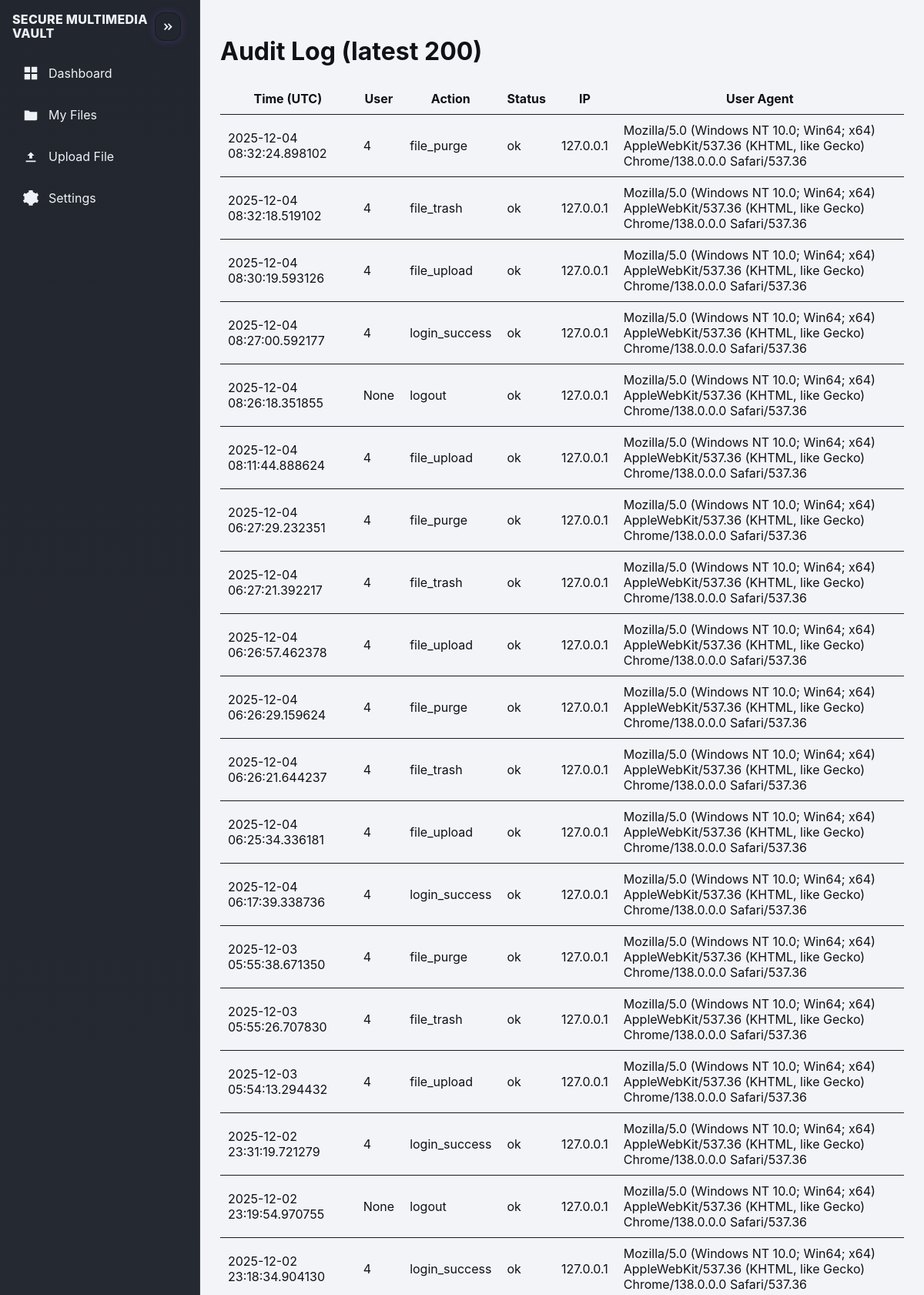
The app's page /audit/ (signed in, upper part) with its own data.
### smv/models.py (models this page shows)
class Audit(db.Model):
    id = db.Column(db.Integer, primary_key=True)
    user_id = db.Column(db.Integer)
    action = db.Column(db.String(40))
    status = db.Column(db.String(20), default="ok")
    resource_id = db.Column(db.Integer)
    ip = db.Column(db.String(64))
    user_agent = db.Column(db.String(255))
    ts = db.Column(db.DateTime, default=datetime.utcnow)

### smv/audit/routes.py (the view)
@audit_bp.route("/")
@login_required
def view():
    rows = Audit.query.order_by(Audit.ts.desc()).limit(200).all()
    return render_template("audit.html", rows=rows)

### smv/models.py (called while the page is built)
@login_manager.user_loader
def load_user(uid):
    try: return User.query.get(int(uid))
    except Exception: return None

### templates/audit.html
{% extends "base.html" %}
{% block content %}
<h1>Audit Log (latest 200)</h1>
<table>
  <thead><tr><th>Time (UTC)</th><th>User</th><th>Action</th><th>Status</th><th>IP</th><th>User Agent</th></tr></thead>
  <tbody>
    {% for r in rows %}
    <tr>
      <td>{{ r.ts }}</td>
      <td>{{ r.user_id }}</td>
      <td>{{ r.action }}</td>
      <td>{{ r.status }}</td>
      <td>{{ r.ip }}</td>
      <td>{{ r.user_agent }}</td>
    </tr>
    {% endfor %}
  </tbody>
</table>
{% endblock %}

### templates/base.html (shortened to what this page needs)
<!doctype html>
<html lang="en">
<head>
  <link rel="stylesheet" href="{{ url_for('static', filename='css/main.css') }}">
</head>
<body class="layout">
  <aside id="sidebar" class="sidebar">
    <div class="brand">
      <div class="brand-title">SECURE MULTIMEDIA<br>VAULT</div>
      <button id="btn-collapse" class="icon-btn" aria-label="Toggle sidebar" title="Collapse/Expand">
        <svg><use href="#icon-chevrons"></use></svg>
      </button>
    </div>
    <nav class="menu">
      <a class="menu-item {% if request.path.startswith('/files/dashboard') %}active{% endif %}" href="{{ url_for('files.dashboard') }}" title="Dashboard">
        <svg class="mi"><use href="#icon-grid"></use></svg><span>Dashboard</span>
      </a>
      <a class="menu-item {% if request.path.startswith('/files/files') %}active{% endif %}" href="{{ url_for('files.page_files') }}" title="My Files">
        <svg class="mi"><use href="#icon-folder"></use></svg><span>My Files</span>
      </a>
      <a class="menu-item {% if request.path.startswith('/files/upload') %}active{% endif %}" href="{{ url_for('files.page_upload') }}" title="Upload File">
        <svg class="mi"><use href="#icon-upload"></use></svg><span>Upload File</span>
      </a>
      <a class="menu-item {% if request.path.startswith('/settings') %}active{% endif %}" href="{{ url_for('settings.page') }}" title="Settings">
        <svg class="mi"><use href="#icon-gear"></use></svg><span>Settings</span>
      </a>
    </nav>
    <div class="spacer"></div>
  </aside>
  <main class="content">
    {% block content %}{% endblock %}
  </main>
</body>
</html>

### static/css/main.css (style rules this page uses)
:root, :root[data-theme="neon"] { --bg:#0a0a0a; --panel:#0d0d14; --card:#0b0b12; --border:#1a1a24; --fg:#f1f5f9; --muted:#cbd5e1; --accent:#8b5cf6; --accent-2:#a855f7; --glow: 0 0 20px rgba(139,92,246,.35), 0 0 40px rgba(139,92,246,.20); --glow-soft: 0 0 12px rgba(139,92,246,.25); }
* { box-sizing:border-box }
html,body { height:100% }
body { margin:0; font-family:Inter,system-ui,-apple-system,Segoe UI,Roboto,Ubuntu,Cantarell,Noto Sans; background:var(--bg); color:var(--fg) }
.layout { display:flex }
.sidebar { width:260px; display:flex; flex-direction:column; padding:16px; background:linear-gradient(180deg,#0b0b12 0%,#0a0a0f 100%); border-right:1px solid var(--border); min-height:100vh; position:sticky; top:0 }
.brand { display:flex; align-items:flex-start; justify-content:space-between; gap:8px; }
.brand-title { font-weight:800; line-height:1.1; letter-spacing:.3px }
.icon-btn { background:transparent; border:1px solid var(--border); color:var(--fg); border-radius:12px; padding:6px; cursor:pointer; box-shadow:var(--glow-soft) }
.icon-btn svg { width:20px; height:20px }
.menu { margin-top:18px; display:flex; flex-direction:column; gap:6px }
.menu-item { display:flex; align-items:center; gap:12px; padding:11px 12px; border-radius:12px; color:var(--fg); text-decoration:none; border:1px solid transparent; transition:background .2s, border-color .2s, box-shadow .2s }
.sidebar .spacer { flex:1 }
.content { flex:1; padding:26px }
input,button { padding:10px 12px; border-radius:10px; border:1px solid #2b2b38; background:#0f0f18; color:var(--fg); box-shadow:inset 0 0 0 1px rgba(139,92,246,.1) }
button { border-color:var(--accent); cursor:pointer; background:linear-gradient(180deg,rgba(139,92,246,.12),rgba(139,92,246,.05)) }
table { width:100%; border-collapse:collapse }
th,td { padding:10px; border-bottom:1px solid var(--border) }
.sidebar .menu-item { display:flex; align-items:center; gap:12px; padding:12px; border-radius:12px; }
.sidebar .menu-item svg, .sidebar .menu-item img { width:22px; height:22px; min-width:22px; min-height:22px; object-fit:contain; transform:none !important; }
.sidebar { overflow: hidden; }
.sidebar .brand { display:flex; align-items:center; justify-content:space-between; gap:8px; padding-right:8px; }
.content, .card, .auth-card, .onb-card { transition: transform .26s ease, box-shadow .26s ease, background .26s ease, border-color .26s ease; }
:root[data-theme="neon"] body { background: radial-gradient(700px 320px at 75% -8%, rgba(139,92,246,.16), transparent), radial-gradient(460px 240px at 18% 20%, rgba(168,85,247,.14), transparent), #0a0a0a; background-attachment: fixed; animation: smvBg 18s ease-in-out infinite alternate; }
:root, :root[data-theme="neon"] { --accent:#8b5cf6; --accent-2:#b069ff; }
:root { --bg:#f3f4f7;--bg-elev:#fff;--charcoal:#22262e;--charcoal-2:#2a2f39;--text:#0e1116;--text-inv:#eef2f7;--muted:#6b7280;--border:#e2e6ee;--border-dark:#323948;--accent:#5865f2;--accent-2:#7a86ff;--shadow-soft:0 10px 24px rgba(15,18,26,.06);--shadow-dark:0 12px 28px rgba(6,8,12,.35) }
html,body { background:var(--bg)!important;color:var(--text)!important }
.sidebar { background:linear-gradient(180deg,var(--charcoal),var(--charcoal-2))!important;color:var(--text-inv)!important;border-right:1px solid var(--border-dark)!important }
.sidebar .menu-item { color:var(--text-inv)!important }
.btn,button { border:1px solid var(--border) }
:root { --card-bg: #2b313b; --card-bg-2: #262b34; --card-text: #f1f4fb; --card-muted: #c7ccde; --card-border:#40485c; }
html, body { background: #f3f4f7 !important; color: #0e1116 !important; }

### records on screen
Audit: ts "2025-12-04 08:32:24.898102", user_id "4", action "file_purge", status "ok", ip "127.0.0.1", user_agent "Mozilla/5.0 (Windows NT 10.0; Win64; x64) AppleWebKit/537.36 (KHTML, like Gecko) Chrome/138.0.0.0 Safari/537.36"
Audit: ts "2025-12-04 08:32:18.519102", user_id "4", action "file_trash", status "ok", ip "127.0.0.1", user_agent "Mozilla/5.0 (Windows NT 10.0; Win64; x64) AppleWebKit/537.36 (KHTML, like Gecko) Chrome/138.0.0.0 Safari/537.36"
Audit: ts "2025-12-04 08:30:19.593126", user_id "4", action "file_upload", status "ok", ip "127.0.0.1", user_agent "Mozilla/5.0 (Windows NT 10.0; Win64; x64) AppleWebKit/537.36 (KHTML, like Gecko) Chrome/138.0.0.0 Safari/537.36"
Audit: ts "2025-12-04 08:27:00.592177", user_id "4", action "login_success", status "ok", ip "127.0.0.1", user_agent "Mozilla/5.0 (Windows NT 10.0; Win64; x64) AppleWebKit/537.36 (KHTML, like Gecko) Chrome/138.0.0.0 Safari/537.36"
Audit: ts "2025-12-04 08:26:18.351855", user_id "None", action "logout", status "ok", ip "127.0.0.1", user_agent "Mozilla/5.0 (Windows NT 10.0; Win64; x64) AppleWebKit/537.36 (KHTML, like Gecko) Chrome/138.0.0.0 Safari/537.36"
Audit: ts "2025-12-04 08:11:44.888624", user_id "4", action "file_upload", status "ok", ip "127.0.0.1", user_agent "Mozilla/5.0 (Windows NT 10.0; Win64; x64) AppleWebKit/537.36 (KHTML, like Gecko) Chrome/138.0.0.0 Safari/537.36"
Audit: ts "2025-12-04 06:27:29.232351", user_id "4", action "file_purge", status "ok", ip "127.0.0.1", user_agent "Mozilla/5.0 (Windows NT 10.0; Win64; x64) AppleWebKit/537.36 (KHTML, like Gecko) Chrome/138.0.0.0 Safari/537.36"
Audit: ts "2025-12-04 06:27:21.392217", user_id "4", action "file_trash", status "ok", ip "127.0.0.1", user_agent "Mozilla/5.0 (Windows NT 10.0; Win64; x64) AppleWebKit/537.36 (KHTML, like Gecko) Chrome/138.0.0.0 Safari/537.36"
Audit: ts "2025-12-04 06:26:57.462378", user_id "4", action "file_upload", status "ok", ip "127.0.0.1", user_agent "Mozilla/5.0 (Windows NT 10.0; Win64; x64) AppleWebKit/537.36 (KHTML, like Gecko) Chrome/138.0.0.0 Safari/537.36"
Audit: ts "2025-12-04 06:26:29.159624", user_id "4", action "file_purge", status "ok", ip "127.0.0.1", user_agent "Mozilla/5.0 (Windows NT 10.0; Win64; x64) AppleWebKit/537.36 (KHTML, like Gecko) Chrome/138.0.0.0 Safari/537.36"
Audit: ts "2025-12-04 06:26:21.644237", user_id "4", action "file_trash", status "ok", ip "127.0.0.1", user_agent "Mozilla/5.0 (Windows NT 10.0; Win64; x64) AppleWebKit/537.36 (KHTML, like Gecko) Chrome/138.0.0.0 Safari/537.36"
Audit: ts "2025-12-04 06:25:34.336181", user_id "4", action "file_upload", status "ok", ip "127.0.0.1", user_agent "Mozilla/5.0 (Windows NT 10.0; Win64; x64) AppleWebKit/537.36 (KHTML, like Gecko) Chrome/138.0.0.0 Safari/537.36"
Audit: ts "2025-12-04 06:17:39.338736", user_id "4", action "login_success", status "ok", ip "127.0.0.1", user_agent "Mozilla/5.0 (Windows NT 10.0; Win64; x64) AppleWebKit/537.36 (KHTML, like Gecko) Chrome/138.0.0.0 Safari/537.36"
Audit: ts "2025-12-03 05:55:38.671350", user_id "4", action "file_purge", status "ok", ip "127.0.0.1", user_agent "Mozilla/5.0 (Windows NT 10.0; Win64; x64) AppleWebKit/537.36 (KHTML, like Gecko) Chrome/138.0.0.0 Safari/537.36"
Audit: ts "2025-12-03 05:55:26.707830", user_id "4", action "file_trash", status "ok", ip "127.0.0.1", user_agent "Mozilla/5.0 (Windows NT 10.0; Win64; x64) AppleWebKit/537.36 (KHTML, like Gecko) Chrome/138.0.0.0 Safari/537.36"
Audit: ts "2025-12-03 05:54:13.294432", user_id "4", action "file_upload", status "ok", ip "127.0.0.1", user_agent "Mozilla/5.0 (Windows NT 10.0; Win64; x64) AppleWebKit/537.36 (KHTML, like Gecko) Chrome/138.0.0.0 Safari/537.36"
Audit: ts "2025-12-02 23:31:19.721279", user_id "4", action "login_success", status "ok", ip "127.0.0.1", user_agent "Mozilla/5.0 (Windows NT 10.0; Win64; x64) AppleWebKit/537.36 (KHTML, like Gecko) Chrome/138.0.0.0 Safari/537.36"
Audit: ts "2025-12-02 23:19:54.970755", user_id "None", action "logout", status "ok", ip "127.0.0.1", user_agent "Mozilla/5.0 (Windows NT 10.0; Win64; x64) AppleWebKit/537.36 (KHTML, like Gecko) Chrome/138.0.0.0 Safari/537.36"
Audit: ts "2025-12-02 23:18:34.904130", user_id "4", action "login_success", status "ok", ip "127.0.0.1", user_agent "Mozilla/5.0 (Windows NT 10.0; Win64; x64) AppleWebKit/537.36 (KHTML, like Gecko) Chrome/138.0.0.0 Safari/537.36"
